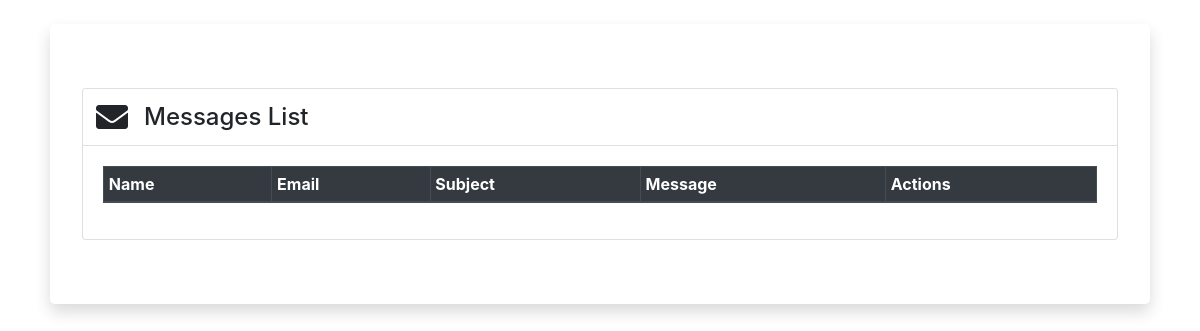
Before: /admin/Message/listView.php with the older database file.
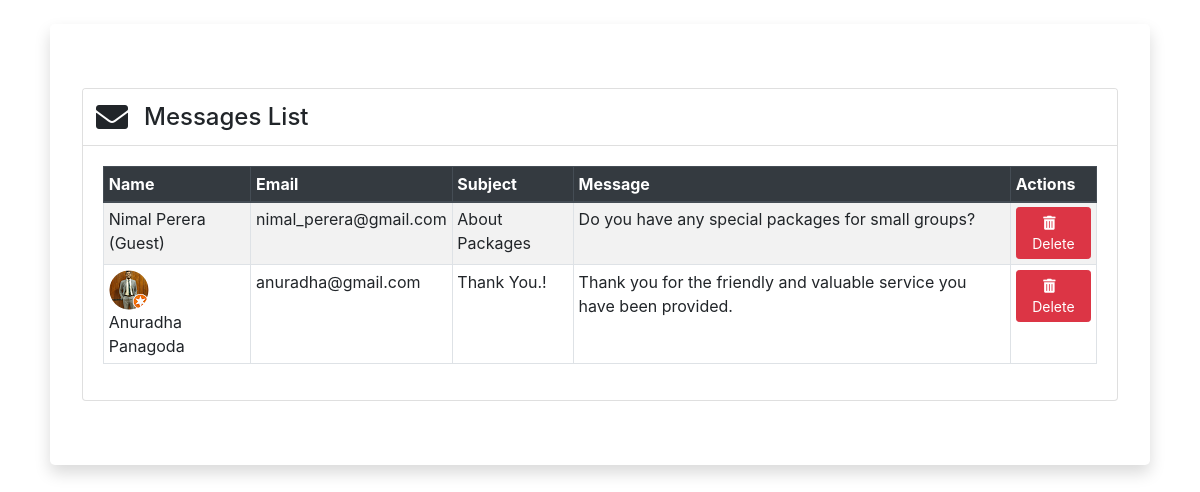
After: the same page with the newer database file.
### tables this page shows
CREATE TABLE `message` (
  `id` bigint(20) NOT NULL AUTO_INCREMENT,
  `name` varchar(100) DEFAULT NULL,
  `email` varchar(200) DEFAULT NULL,
  `subject` varchar(100) DEFAULT NULL,
  `message` longtext,
  `user_id` bigint(20) DEFAULT NULL,
  PRIMARY KEY (`id`),
  KEY `fk_message_user1_idx` (`user_id`),
  CONSTRAINT `fk_message_user1` FOREIGN KEY (`user_id`) REFERENCES `user` (`id`) ON DELETE NO ACTION ON UPDATE NO ACTION
);

CREATE TABLE `user` (
  `id` bigint(20) NOT NULL AUTO_INCREMENT,
  `first_name` varchar(45) DEFAULT NULL,
  `last_name` varchar(45) DEFAULT NULL,
  `image` varchar(200) DEFAULT NULL,
  `username` varchar(45) DEFAULT NULL,
  `password` varchar(45) DEFAULT NULL,
  `email` varchar(100) DEFAULT NULL,
  `status` tinyint(4) DEFAULT NULL,
  PRIMARY KEY (`id`)
);

### admin/function.php (called while the page is built, shortened)
<?php
function user($id){
    $userSql="select * from user where id= '$id'";
    $userResult=mysqli_query($GLOBALS['connection'],$userSql);
    if($userData=mysqli_fetch_assoc($userResult)){
        return $userData['first_name']." ".$userData['last_name'];
    }else{
        return "Guest";
    }
}
function userImage($id){
    $userSql="select * from user where id= '$id'";
    $userResult=mysqli_query($GLOBALS['connection'],$userSql);
    if($userData=mysqli_fetch_assoc($userResult)){
        return $userData['image'];
    }else{
        return "";
    }
}
function userEmail($id){
    $userSql="select * from user where id= '$id'";
    $userResult=mysqli_query($GLOBALS['connection'],$userSql);
    if($userData=mysqli_fetch_assoc($userResult)){
        return $userData['email'];
    }else{
        return "";
    }
}

### admin/Message/listView.php (the view, shortened to what this page needs)
<?php
    include_once '../headerHTML.php';
    include_once "../function.php";
?>
<div class="container jumbotron bg-white shadow mt-4 col-11">
    <div class="card">
        <div class="card-header bg-white">
            <div class="row">
                <i class="fas fa-envelope mx-2 my-auto fa-2x"></i>
                <h4 class="ml-2 my-auto">Messages List</h4>
            </div>
        </div>
        <div class="card-body">
            <div class="table-responsive">
                <table class="table table-striped table-bordered table-hover table-sm">
                    <thead class="thead-dark">
                        <tr>
                            <th>Name</th>
                            <th>Email</th>
                            <th>Subject</th>
                            <th>Message</th>
                            <th>Actions</th>
                        </tr>
                    </thead>
                    <tbody>
                <?php
                    $listSql='select * from `Message`';
                    $listResult=mysqli_query($connection,$listSql);
                    while($listRow=mysqli_fetch_assoc($listResult)){
                ?>
                        <tr>
                            <td><?php
                            if ($listRow['user_id']>0) {
                                ?>
                                <img class="rounded-circle profile-picture"
                                    src="../../<?php echo userImage($listRow['user_id']);?>"
                                    alt="User Profile Picture"><br>
                                <?php
                                echo user($listRow['user_id']);
                            }else{
                                echo $listRow['name']." (Guest)";
                            }
                             ?></td>
                            <td><?php
                            if ($listRow['user_id']>0) {
                                ?>
                                <?php
                                echo userEmail($listRow['user_id']);
                            }else{
                                echo $listRow['email'];
                            }
                             ?></td>
                            <td><?php echo $listRow['subject'];?></td>
                            <td><?php echo $listRow['message'];?></td>
                            <td>
                                <div class="btn-group" role="group">
                                    <a class="btn btn-danger btn-sm" href="deleteController.php?id=<?php echo $listRow['id'];?>" onclick="return confirm('Are you sure you want to delete this record?')"><i class="fas fa-trash-alt mr-2"></i>Delete</a>
                                </div>
                            </td>
                        </tr>
                <?php } ?>
                    </tbody>
                </table>
            </div>
        </div>
    </div>
</div>
<?php
    include_once '../footerHTML.php';
?>

### admin/headerHTML.php (shortened to what this page needs)
<!DOCTYPE html>
<html class="h-100">
<head>
    <link rel="stylesheet" href="https://maxcdn.bootstrapcdn.com/bootstrap/4.3.1/css/bootstrap.min.css">
    <link rel="stylesheet" href="https://use.fontawesome.com/releases/v5.13.0/css/all.css">
    <link rel="stylesheet"
        href="https://cdnjs.cloudflare.com/ajax/libs/malihu-custom-scrollbar-plugin/3.1.5/jquery.mCustomScrollbar.min.css">
    <link rel="stylesheet" type="text/css" href="../css/admin.css">
</head>
<body class="h-100">

### css/admin.css (style rules this page uses)
a, a:hover, a:focus { color: inherit; text-decoration: none; transition: all 0.3s; }

Changed rows visible on the page:
added message: name "Nimal Perera", email "nimal_perera@gmail.com", subject "About Packages", message "Do you have any special packages for small groups?"
added message: user.image (picture), user.last_name "Anuradha Panagoda", user.email "anuradha@gmail.com", subject "Thank You.!", message "Thank you for the friendly and valuable service you have been provided."
